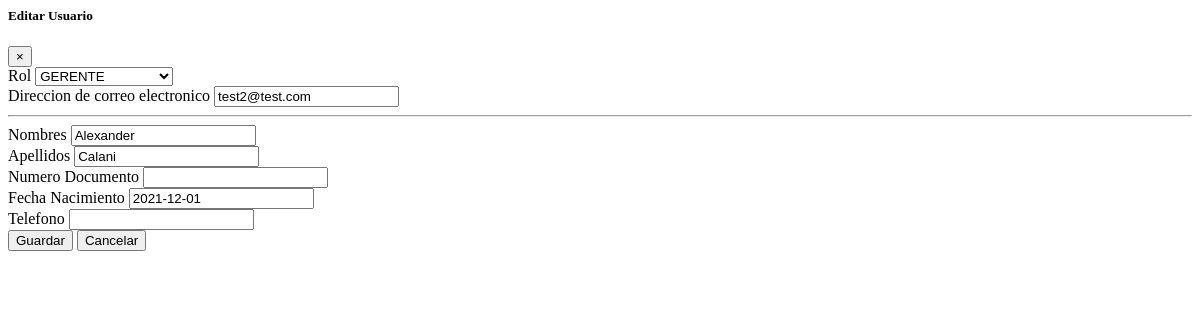
The app's page /user/edit/8f70a81b22c34f7593baab749ee6cbce/, older data.
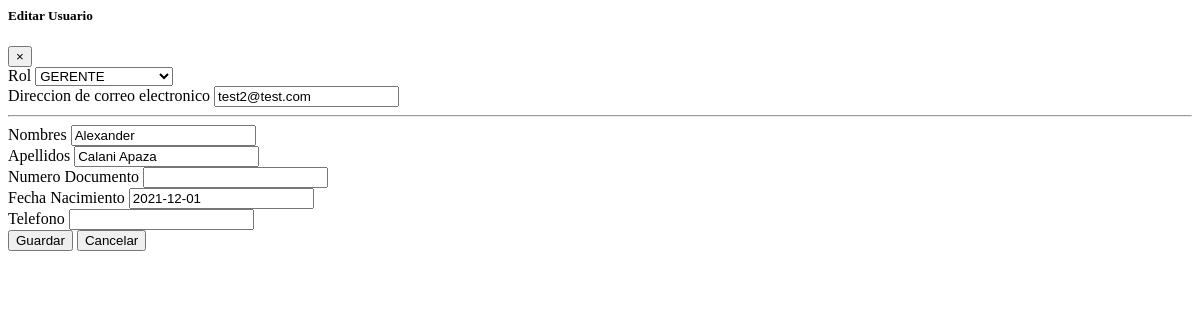
The same page, newer data.
### user/models.py (models this page shows, shortened)
class User(AbstractUser):
    id = models.UUIDField(primary_key=True,
                          default=uuid.uuid4,
                          editable=False)
    photo = models.ImageField(upload_to='users/photos/',
                              null=True,
                              blank=True)
    username = None
    email = models.EmailField(_('email address'),
                              unique=True)
    telefono = models.CharField(max_length=20,
                                null=True,
                                blank=True)
    document_number = models.CharField(max_length=20, null=True, blank=True)
    birthday = models.DateField(default=timezone.now)
    rol = models.CharField(max_length=30, choices=TIPO_ROL, default='GERENTE')
    is_staff = models.BooleanField(default=False)
    is_active = models.BooleanField(default=True)
    created = models.DateTimeField(default=timezone.now)
    USERNAME_FIELD = 'email'
    REQUIRED_FIELDS = []
    objects = CustomUserManager()

### user/views.py (the view, shortened to what this page needs)
# urls.py: path('user/edit/<pk>/', views.EditUserView.as_view(), name='user-edit'),
class EditUserView(UpdateView):
    template_name = 'user/edit.html'
    form_class = UserEditForm
    model = get_user_model()

### user/forms.py
class UserEditForm(forms.ModelForm):
    class Meta:
        model = get_user_model()
        fields = ('email', 'rol', 'first_name','last_name', 'document_number',
                  'birthday','telefono')
        widgets = {
            'rol': forms.Select(attrs={'class': 'form-control'}),
            'email': forms.EmailInput(attrs={'class': 'form-control'}),
            'first_name': forms.TextInput(attrs={'class': 'form-control'}),
            'last_name': forms.TextInput(attrs={'class': 'form-control'}),
            'document_number': forms.TextInput(attrs={'class': 'form-control'}),
            'birthday': forms.DateInput(attrs={'class': 'form-control'}),
            'telefono': forms.TextInput(attrs={'class': 'form-control'}),
        }

### user/templates/user/edit.html (shortened to what this page needs)
{% load static %}
<div class="modal-header">
    <h5 class="modal-title" id="exampleModalLabel">Editar Usuario</h5>
    <button type="button" class="close" data-dismiss="modal" aria-label="Close">
        <span aria-hidden="true">&times;</span>
    </button>
</div>
<div class="modal-body">
    <form class="row" action="{% url 'user-edit' pk=object.id %}" method="post">
        <div class="form-group col-sm-12 col-md-12">
            <label for="id_email">Rol</label>
            {{ form.rol }}
        </div>
        <div class="form-group col-sm-12 col-md-12">
            <label for="id_email">Direccion de correo electronico</label>
            {{ form.email }}
        </div>
        <hr class="col-12" />
        <div class="form-group col-sm-12 col-md-12">
            <label for="id_first_name">Nombres</label>
            {{ form.first_name }}
        </div>
        <div class="form-group col-sm-12 col-md-6">
            <label for="id_last_name">Apellidos</label>
            {{ form.last_name }}
        </div>
        <div class="form-group col-sm-12 col-md-6">
            <label for="id_document_number">Numero Documento</label>
            {{ form.document_number }}
        </div>
        <div class="form-group col-sm-12 col-md-6">
            <label for="id_birthday">Fecha Nacimiento</label>
            {{ form.birthday }}
        </div>
        <div class="form-group col-sm-12 col-md-6">
            <label for="id_telefono">Telefono</label>
            {{ form.telefono }}
        </div>
        <div class="col-sm-12 text-right">
            <button type="submit" class="btn btn-primary">Guardar</button>
            <button type="button" class="btn btn-secondary" data-dismiss="modal">Cancelar</button>
        </div>
    </form>
</div>

Row changes from the older to the newer data that the page shows:
changed User "GERENTE": last_name "Calani" → "Calani Apaza"
